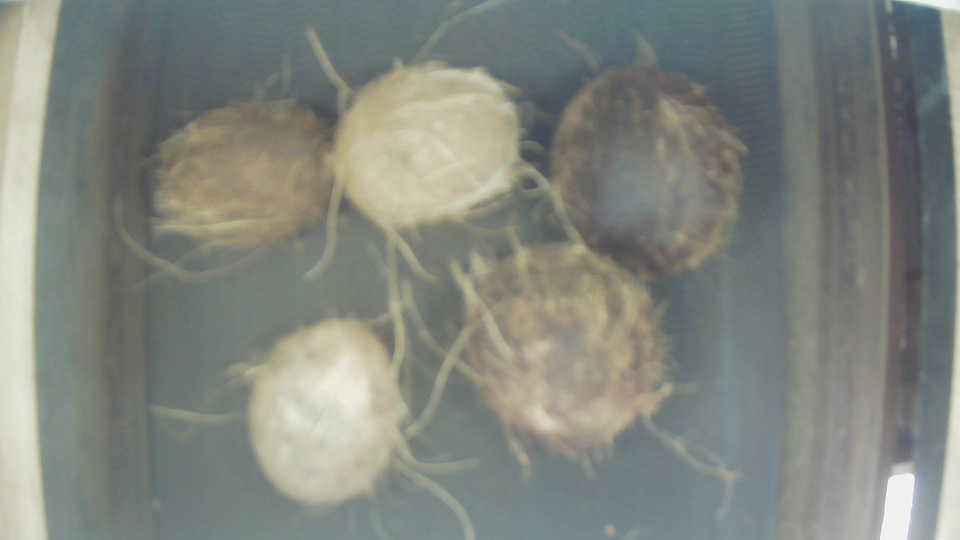
#> input picture test_codes/img1.jpg, 1920 x 1080 px, given in place of the camera (shown at 1/2 size)
$ python test.py
#> lines starting #> are read from the running program, lines starting #| are printed output that depends on the picture; after the words box and inside, x2 and y2 are one past the last pixel; in counts of white or black regions, pixels touching at a corner belong together
import cv2
import math

# --- Setup Video Capture ---
vid_path = "videos/vid4.mp4"
cap = cv2.VideoCapture(0)  # Capture video from file

if not cap.isOpened():
    print("Error: Could not open video.")
    exit()

fps = cap.get(cv2.CAP_PROP_FPS)
width = int(cap.get(cv2.CAP_PROP_FRAME_WIDTH))
height = int(cap.get(cv2.CAP_PROP_FRAME_HEIGHT))

print("FPS:", fps)
print("Video Width:", width)
print("Video Height:", height)

output = cv2.VideoWriter('output.mp4',
                         cv2.VideoWriter_fourcc(*'mp4v'),
                         fps,
                         (width, height))

# --- ROI and Color Thresholding Parameters ---
x1, y1, x2, y2 = 0, 205, 478, 709  # ROI coordinates
# (Note: our ROI is defined from y1:y2 and x1:x2)
roi_width = x2 - x1
roi_height = y2 - y1

# Color range for brown coconuts in HSV
lower_brown = (8, 50, 50)
upper_brown = (30, 255, 255)

min_contour_area = 2500  # Filter out small contours

# --- Trigger Line and Counting ---
# Note: The trigger line is defined in the full frame coordinates.
trigger_line_x = width - 50
coconut_count = 0

# --- Tracker Initialization ---
# Each tracked object is stored as:
#   { "centroid": (x,y), "previous_centroid": (x,y), "counted": bool, "disappeared": int }
tracked_objects = {}
next_object_id = 0
distance_threshold = 50  # Maximum distance to consider the same object
max_disappeared = 5      # Number of frames an object can disappear before we remove it

while True:
    ret, frame = cap.read()
#> frame is the input picture: shape (1080, 1920, 3); mean B, G, R 127, 134.3, 130.1
    if not ret:
        print("End of video reached or an error occurred")
        break

    # Define the ROI from the frame and draw its rectangle
    roi = frame[y1:y2, x1:x2]
    cv2.rectangle(frame, (x1, y1), (x2, y2), (0, 255, 0), 2)
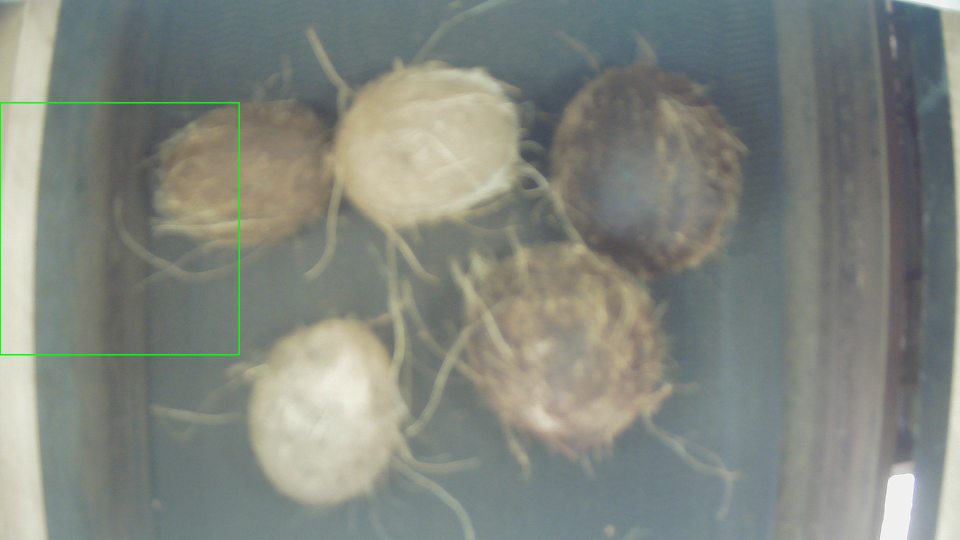
#> frame: shape (1080, 1920, 3) (shown at 1/2 size); 0.26% of pixels changed, all inside (x1, y1, x2, y2) = (0, 204, 480, 711)

    # Convert ROI to HSV and threshold for brown color
    hsv = cv2.cvtColor(roi, cv2.COLOR_BGR2HSV)
#> hsv: shape (504, 478, 3); mean H, S, V 47.1, 28.5, 136.6
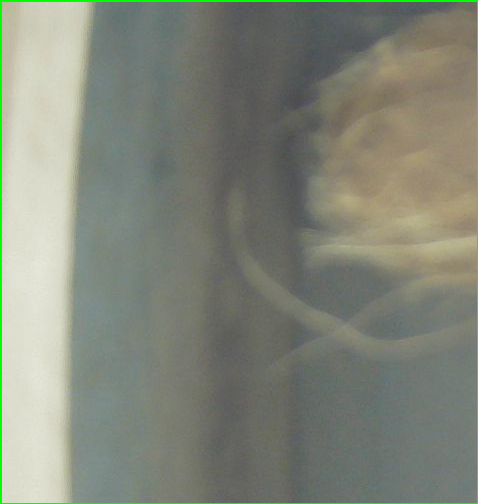
#> roi: shape (504, 478, 3); mean B, G, R 121.1, 134.9, 129.5
    mask = cv2.inRange(hsv, lower_brown, upper_brown)
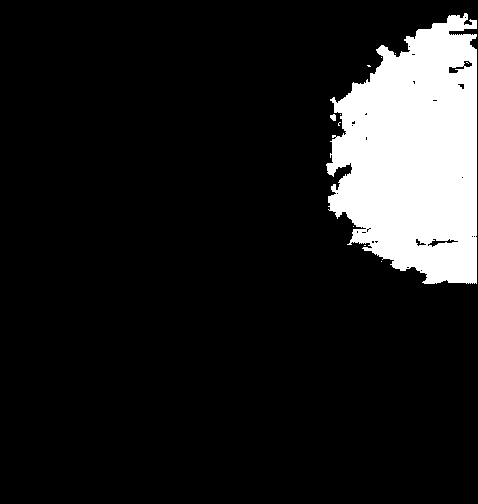
#> mask: shape (504, 478); 12.4% white; 11 white regions (9 under 20 px)
    segmented = cv2.bitwise_and(roi, roi, mask=mask)
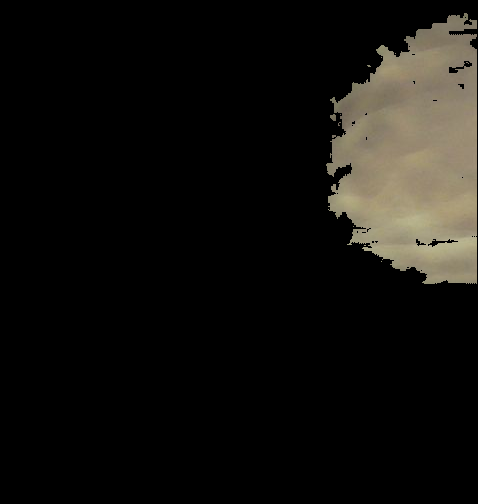
#> segmented: shape (504, 478, 3); mean B, G, R 14.1, 17.4, 18.8

    # Find contours in the mask and filter small ones
    contours, _ = cv2.findContours(mask, cv2.RETR_EXTERNAL, cv2.CHAIN_APPROX_SIMPLE)
#> contours = 10 contours, 8 with area under 20; largest, box (x1, y1, x2, y2) and area: (326, 13, 477, 284) 29638, (330, 114, 336, 121) 22
    filtered_contours = [c for c in contours if cv2.contourArea(c) > min_contour_area]
#> filtered_contours = 1 contour; box (x1, y1, x2, y2) and area: (326, 13, 477, 284) 29638

    # Draw bounding boxes for visualization and compute centroids
    current_centroids = []
    for contour in filtered_contours:
        M = cv2.moments(contour)
        if M["m00"] != 0:
            cx = int(M["m10"] / M["m00"])
            cy = int(M["m01"] / M["m00"])
            print(cx,cy)
            current_centroids.append((cx, cy))
            x, y, w, h = cv2.boundingRect(contour)
            cv2.rectangle(roi, (x, y), (x+w, y+h), (255, 0, 0), 2)
#> this loop made 1 pass
#> (cx, cy, x, y, w, h) on pass 1: (414, 155, 326, 13, 151, 271)
#| 414 155
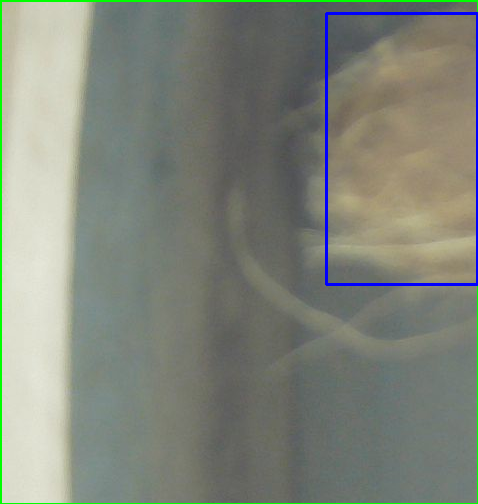
#> roi: shape (504, 478, 3); 0.94% of pixels changed, all inside (x1, y1, x2, y2) = (325, 12, 478, 286)
#> after the loop, current_centroids = [(414, 155)]

    # --- Update Tracker with Current Centroids ---
    # For each tracked object, try to match with a detected centroid.
    assigned = set()
    # Update existing tracked objects:
    for object_id, data in list(tracked_objects.items()):
        object_centroid = data["centroid"]
        best_match = None
        best_distance = float("inf")
        for i, centroid in enumerate(current_centroids):
            if i in assigned:
                continue
            distance = math.hypot(centroid[0] - object_centroid[0],
                                  centroid[1] - object_centroid[1])
            if distance < best_distance:
                best_distance = distance
                best_match = i

        if best_distance < distance_threshold:
            # Found a matching detection: update the object's position
            new_centroid = current_centroids[best_match]
            data["previous_centroid"] = data["centroid"]
            data["centroid"] = new_centroid
            data["disappeared"] = 0
            assigned.add(best_match)
        else:
            # No match found: increase the disappeared count
            data["disappeared"] += 1
#> after the loop, assigned = 0 items

    # Add new objects for detections that weren't assigned to any tracked object
    for i, centroid in enumerate(current_centroids):
        if i not in assigned:
            tracked_objects[next_object_id] = {
                "centroid": centroid,
                "previous_centroid": centroid,
                "counted": False,
                "disappeared": 0
            }
            next_object_id += 1
#> this loop made 1 pass
#> (centroid, next_object_id) on pass 1: ((414, 155), 1)
#> after the loop, next_object_id = 1; tracked_objects = 1 item

    # Remove objects that have disappeared for too long
    remove_ids = [obj_id for obj_id, data in tracked_objects.items() if data["disappeared"] > max_disappeared]
#> remove_ids = []
    for obj_id in remove_ids:
        del tracked_objects[obj_id]
#> this loop made 0 passes

    # --- Check for Trigger Line Crossing ---
    # (Convert ROI coordinates to full frame coordinates by adding x1)
    for object_id, data in tracked_objects.items():
        cx, cy = data["centroid"]
        prev_cx, prev_cy = data["previous_centroid"]
        actual_cx = cx + x1
        actual_prev_cx = prev_cx + x1

        # Check if object has moved from before the trigger line to after it
        if not data["counted"] and actual_prev_cx <= trigger_line_x and actual_cx > trigger_line_x:
            coconut_count += 1
            data["counted"] = True
            # print(f"Object {object_id} crossed the trigger line. Total count: {coconut_count}")

        # Optionally draw the centroid and ID for visualization:
        cv2.circle(roi, (cx, cy), 4, (0, 0, 255), -1)
        cv2.putText(roi, str(object_id), (cx - 10, cy - 10),
                    cv2.FONT_HERSHEY_SIMPLEX, 0.5, (0, 0, 255), 2)
#> this loop made 1 pass
#> (object_id, cx, cy, prev_cx, prev_cy, actual_cx, actual_prev_cx) on pass 1: (0, 414, 155, 414, 155, 414, 414)
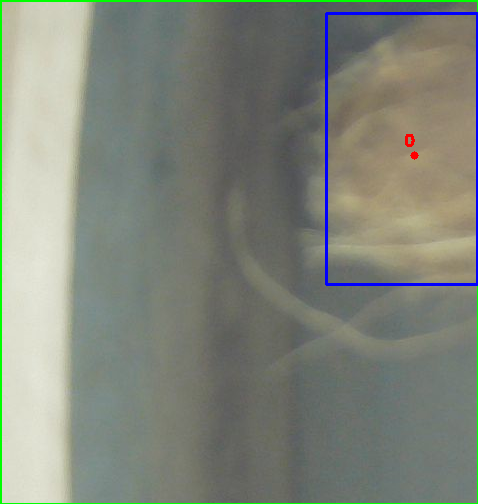
#> roi: shape (504, 478, 3); 0.06% of pixels changed, all inside (x1, y1, x2, y2) = (405, 134, 419, 160)
#> after the loop, coconut_count = 0

    # Draw the trigger line on the full frame
    cv2.line(frame, (trigger_line_x, 0), (trigger_line_x, height), (0, 0, 255), 2)
    cv2.putText(frame, f"Coconuts: {coconut_count}", (10, 30),
                cv2.FONT_HERSHEY_SIMPLEX, 1, (0, 0, 255), 2)
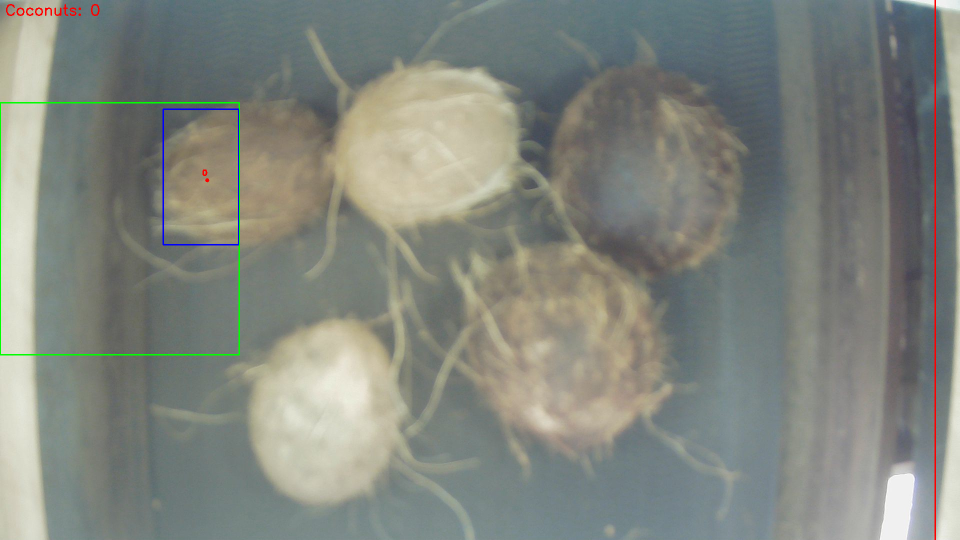
#> frame: shape (1080, 1920, 3) (shown at 1/2 size); mean B, G, R 126.5, 134.1, 129.9

    cv2.imshow("Frame", frame)
    # Press 'q' to quit (waitKey of 1 is typical for video; here 0 is used for debugging)
    if cv2.waitKey(1) & 0xFF == ord('q'):
#> (key q is pressed here)
        break

    # Optionally write the frame to the output video
    output.write(frame)

cap.release()
output.release()
cv2.destroyAllWindows()

$ run again, on test_codes/img3.jpg
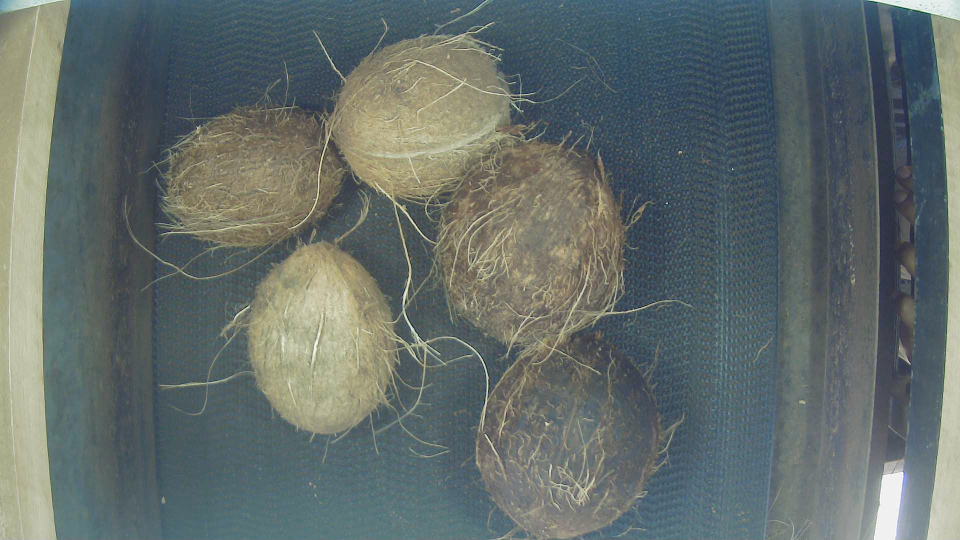
#> input picture test_codes/img3.jpg, 1920 x 1080 px, given in place of the camera (shown at 1/2 size)
#> frame is the input picture: shape (1080, 1920, 3); mean B, G, R 107, 109.2, 99.2
#> hsv: shape (504, 478, 3); mean H, S, V 70.9, 45.3, 115.3
#> mask: shape (504, 478); 12% white; 67 white regions (47 under 20 px)
#> contours = 65 contours, 46 with area under 20; largest, box (x1, y1, x2, y2) and area: (342, 28, 477, 243) 19286, (2, 2, 43, 307) 6700, (388, 251, 477, 285) 1610, (384, 243, 457, 258) 300, (2, 369, 15, 404) 244
#> filtered_contours = 2 contours; box (x1, y1, x2, y2) and area: (342, 28, 477, 243) 19286, (2, 2, 43, 307) 6700
#> the loop `for contour in filtered_contours:` made 2 passes
#> (cx, cy, x, y, w, h) on passes 1 to 2: (421, 148, 342, 28, 135, 215), (14, 123, 2, 2, 41, 305)
#> (printed output is left out)
#> after the loop `for contour in filtered_contours:`: current_centroids = [(421, 148), (14, 123)]
#> after the loop `for object_id, data in list(tracked_objects.items()):`: assigned = 0 items
#> the loop `for i, centroid in enumerate(current_centroids):` made 2 passes
#> (centroid, next_object_id) on passes 1 to 2: ((421, 148), 1), ((14, 123), 2)
#> after the loop `for i, centroid in enumerate(current_centroids):`: next_object_id = 2; tracked_objects = 2 items
#> remove_ids = []
#> the loop `for object_id, data in tracked_objects.items():` made 2 passes
#> (object_id, cx, cy, prev_cx, prev_cy, actual_cx, actual_prev_cx) on passes 1 to 2: (0, 421, 148, 421, 148, 421, 421), (1, 14, 123, 14, 123, 14, 14)
#> after the loop `for object_id, data in tracked_objects.items():`:
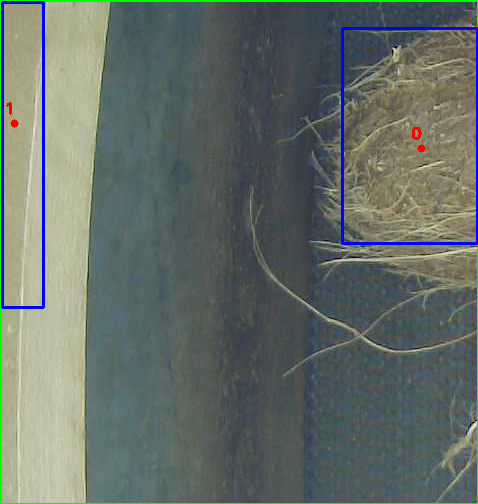
#> roi: shape (504, 478, 3); mean B, G, R 104.4, 109.8, 100.3
#> after the loop `for object_id, data in tracked_objects.items():`: coconut_count = 0
#> `cv2.putText(frame, f"Coconuts: {coconut_count}", (10, 30), cv2.FONT_HE..`:
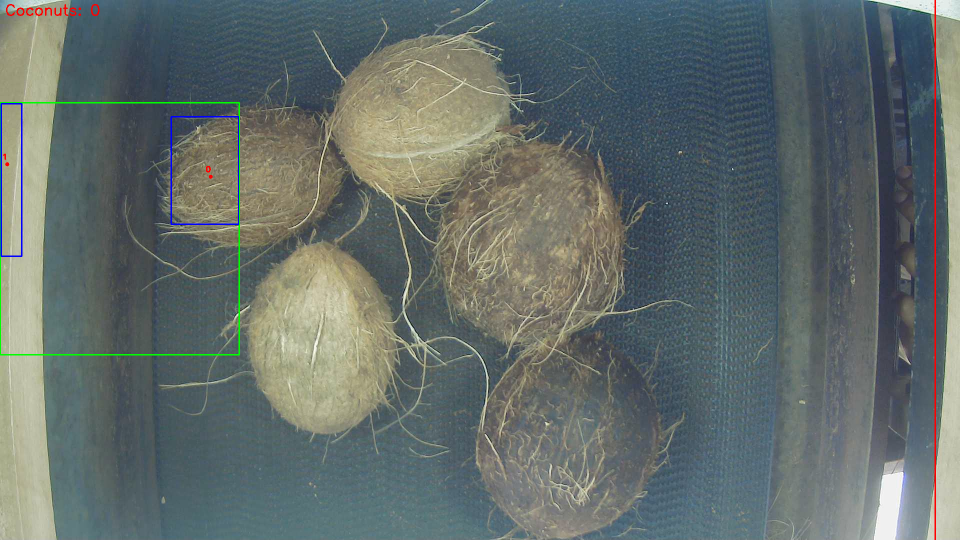
#> frame: shape (1080, 1920, 3) (shown at 1/2 size); mean B, G, R 106.8, 109, 99
